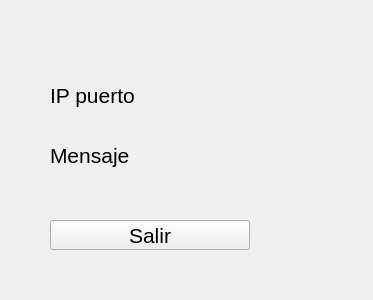
<?xml version="1.0" encoding="UTF-8"?>
<ui version="4.0">
 <class>TcpServer</class>
 <widget class="QMainWindow" name="TcpServer">
  <property name="geometry">
   <rect>
    <x>0</x>
    <y>0</y>
    <width>373</width>
    <height>300</height>
   </rect>
  </property>
  <property name="windowTitle">
   <string>TcpServer</string>
  </property>
  <widget class="QWidget" name="centralwidget">
   <widget class="QLabel" name="lbl_info">
    <property name="geometry">
     <rect>
      <x>50</x>
      <y>80</y>
      <width>281</width>
      <height>30</height>
     </rect>
    </property>
    <property name="font">
     <font>
      <pointsize>16</pointsize>
     </font>
    </property>
    <property name="text">
     <string>IP puerto</string>
    </property>
   </widget>
   <widget class="QLabel" name="lbl_message">
    <property name="geometry">
     <rect>
      <x>50</x>
      <y>140</y>
      <width>281</width>
      <height>30</height>
     </rect>
    </property>
    <property name="font">
     <font>
      <pointsize>16</pointsize>
     </font>
    </property>
    <property name="text">
     <string>Mensaje</string>
    </property>
   </widget>
   <widget class="QPushButton" name="btn_close">
    <property name="geometry">
     <rect>
      <x>50</x>
      <y>220</y>
      <width>200</width>
      <height>30</height>
     </rect>
    </property>
    <property name="font">
     <font>
      <pointsize>16</pointsize>
     </font>
    </property>
    <property name="text">
     <string>Salir</string>
    </property>
   </widget>
  </widget>
 </widget>
 <resources/>
 <connections/>
</ui>
